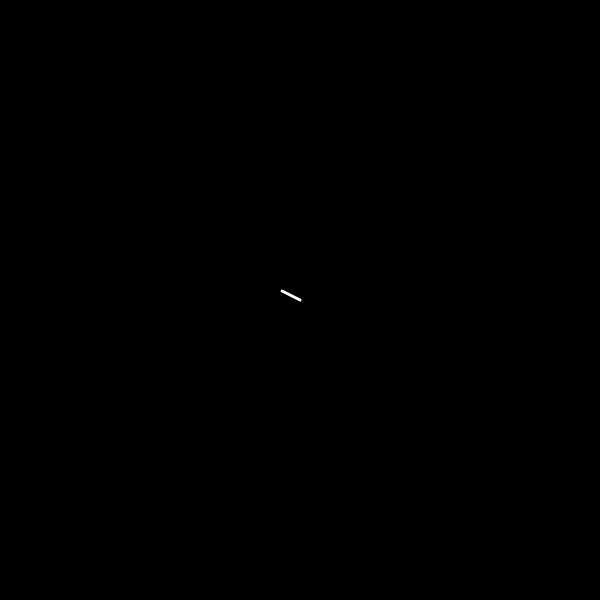
Frame 1 (no input)
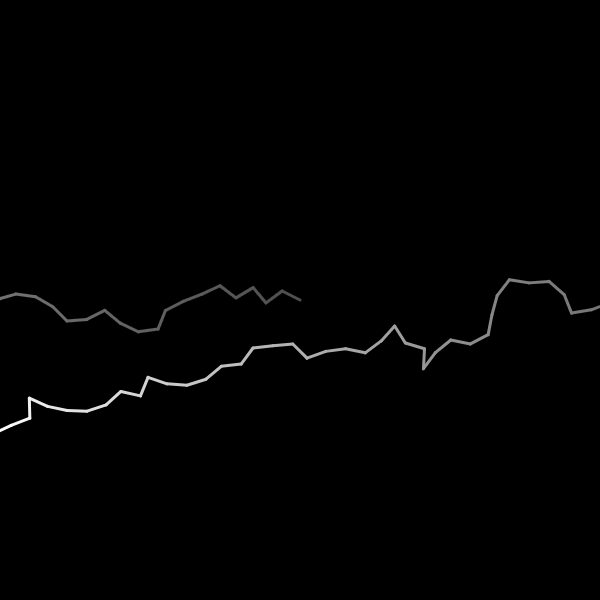
Frame 60 (no input)
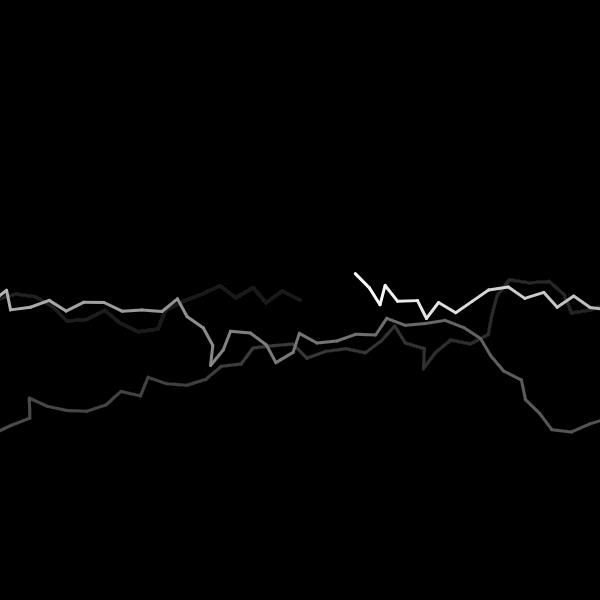
Frame 120 (the mouse pressed at the canvas centre since frame 60)

The p5.js sketch that drew these frames (run headless with seeded random() and noise() and a simulated clock; from frame 60 on, the mouse is pressed at the canvas centre):

// p5.js sketch
// ── sketch.js
let p1, p2;
let stepSize = 20;

function setup() {
  createCanvas(600, 600);
  p2 = createVector(width / 2, height / 2);
  p1 = p2.copy();
  background(0);
  stroke(255);
  strokeWeight(3);
}

function draw() {
  fill(0, 5);
  noStroke();
  rect(0, 0, width, height);

  const mean = 180;
  const st = 40;
  const angle = radians(randomGaussian() * st + mean);
  const aV = createVector(cos(angle) * stepSize, sin(angle) * stepSize);
  p2.add(aV);

  if (p2.x < -10) p2.x = p1.x = width + 10;
  if (p2.x > width + 10) p2.x = p1.x = -10;
  if (p2.y < -10) p2.y = p1.y = height + 10;
  if (p2.y > height + 10) p2.y = p1.y = -10;

  stroke(255);
  line(p1.x, p1.y, p2.x, p2.y);

  p1.set(p2);
}
